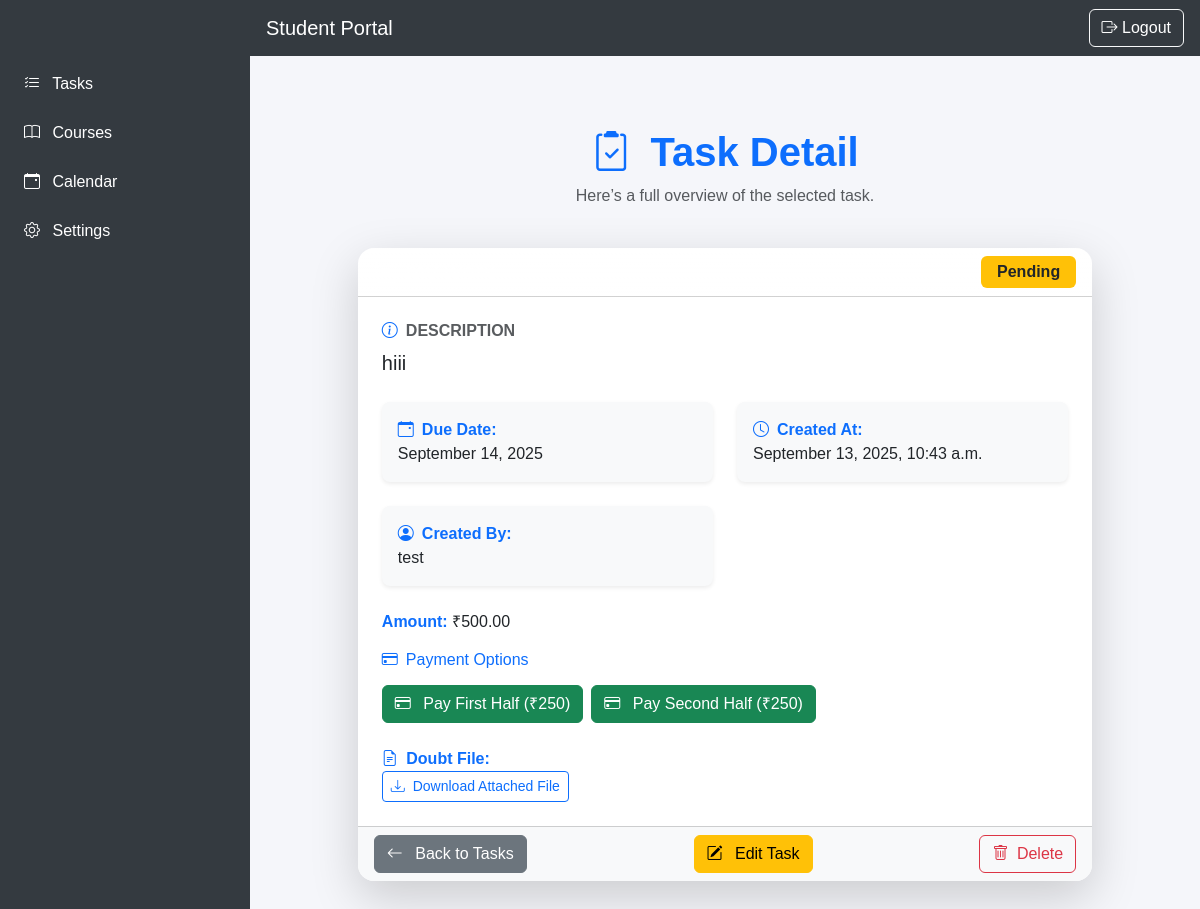
/tasks/20/ (signed in), run on an earlier commit of the app's database.
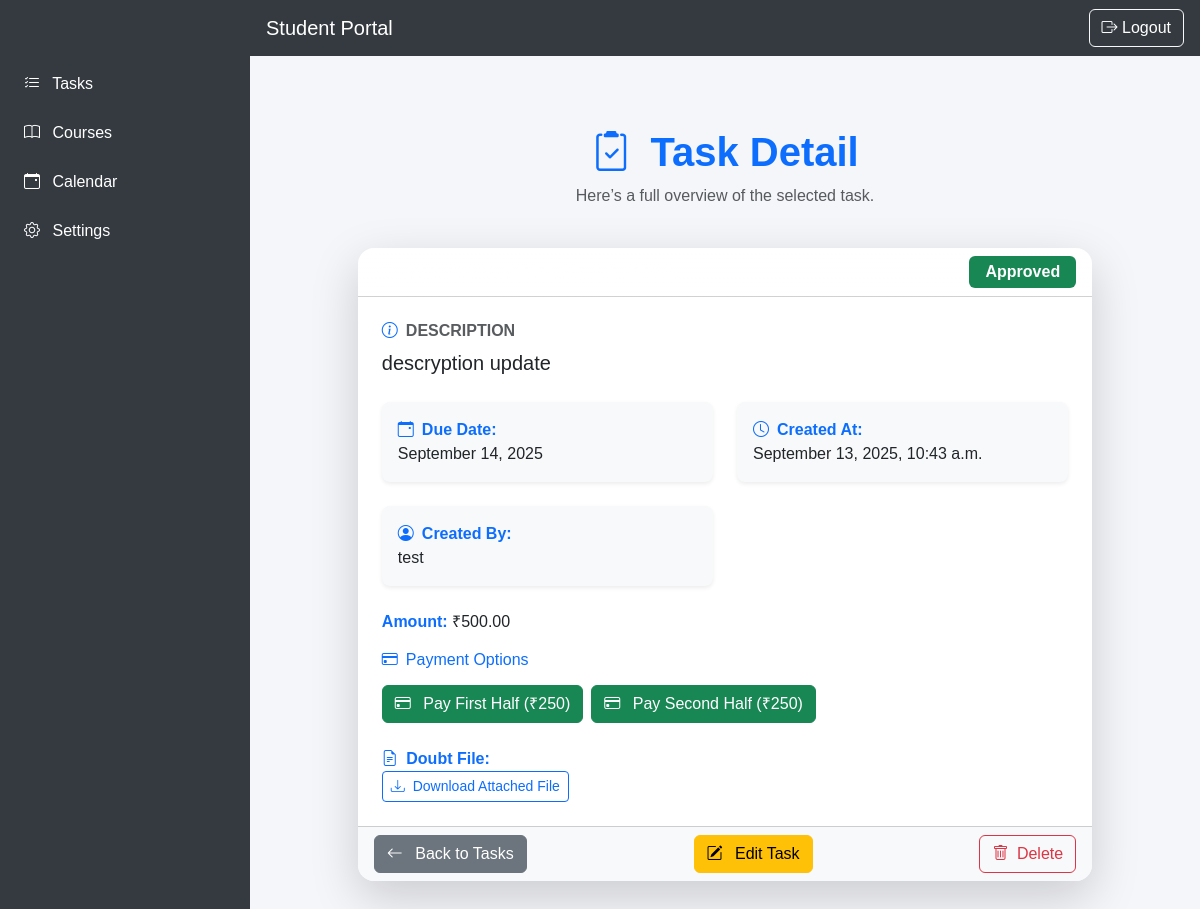
And on a later commit of the database.
### assignments/models.py (models this page shows, shortened)
class Task(models.Model):
    STATUS_CHOICES = (
        ("pending", "Pending"),
        ("approved", "Approved"),
        ("rejected", "Rejected"),
    )
    title = models.CharField(max_length=255)
    description = models.TextField(blank=True, null=True)
    due_date = models.DateField()
    status = models.CharField(
        max_length=20,
        choices=STATUS_CHOICES,
        default="pending"
    )
    amount = models.DecimalField(max_digits=8, decimal_places=2, default=0.00)  # total cos
    is_deleted = models.BooleanField(default=False)
    is_paid = models.BooleanField(default=False)
    assigned_to = models.ForeignKey(
        settings.AUTH_USER_MODEL,
        on_delete=models.SET_NULL,
        related_name="tasks",
        null=True,
        blank=True
    )
    file = models.FileField(
        upload_to=task_file_upload_path,
        storage=protected_storage,
        validators=[validate_file_extension, validate_file_size],
        blank=True,
        null=True
    )
    completed_file = models.FileField(
        upload_to=task_file_upload_path,
        storage=protected_storage,
        validators=[validate_file_extension, validate_file_size],
        blank=True,
        null=True
    )
    created_by = models.ForeignKey(
        settings.AUTH_USER_MODEL,
        on_delete=models.CASCADE,
        related_name="created_tasks"
    )
    created_at = models.DateTimeField(auto_now_add=True)

### accounts/models.py (models this page shows, shortened)
class User(AbstractUser):
    ROLE_CHOICES = (
        ("admin", "Admin"),
        ("student", "Student"),
        ("teacher", "Teacher"),
    )
    role = models.CharField(max_length=20, choices=ROLE_CHOICES, default="student")

### assignments/views.py (the view, shortened to what this page needs)
# urls.py: path('tasks/<int:pk>/',views.TaskDetailView.as_view(), name='task_detail'),
class TaskDetailView(LoginRequiredMixin,DetailView):
    model = Task
    template_name = 'assignments/task_view.html'
    context_object_name = 'task'
    def get_queryset(self):
        user = self.request.user
        if user.role == "admin":
            return Task.objects.filter(is_deleted=False)
        if user.role == "student":
            return Task.objects.filter(
                created_by=user,
                is_deleted=False
            )
        return Task.objects.none()
    def get_context_data(self, **kwargs):
        context = super().get_context_data(**kwargs)
        context['razorpay_key_id'] = settings.RAZORPAY_KEY_ID
        if self.request.user.role == 'student':
            task = self.get_object()
            context['first_half_paid'] = TaskPayment.objects.filter(
                task=task,
                student=self.request.user,
                type='first_half',
                status='completed'
            ).exists()
            context['second_half_paid'] = TaskPayment.objects.filter(
                task=task,
                student=self.request.user,
                type='second_half',
                status='completed'
            ).exists()
        return context

### assignments/templatetags/assignment_filters.py (called while the page is built)
@register.filter
def divide(value, arg):
    try:
        return float(value) / float(arg)
    except (ValueError, ZeroDivisionError):
        return 0

### assignments/templates/assignments/task_view.html (shortened to what the changed rows need)
{% extends 'accounts/base.html' %}
{% load static %}
{% load assignment_filters %}
{% block content %}
<div class="container py-5">
  <div class="row mb-4">
    <div class="col-lg-8 mx-auto text-center">
      <h1 class="fw-bold text-primary mb-2">
        <i class="bi bi-clipboard2-check me-2"></i> Task Detail
      </h1>
    </div>
  </div>
  <div class="row justify-content-center">
    <div class="col-lg-10">
      <div class="card shadow-lg border-0 rounded-4 overflow-hidden">
        <div class="card-header bg-gradient text-white d-flex justify-content-between align-items-center"
             style="background: linear-gradient(90deg, #0d6efd, #0dcaf0);">
          <h4 class="mb-0"><i class="bi bi-journal-text me-2"></i>{{ task.title }}</h4>
          <span class="badge fs-6 px-3 py-2
            {% if task.status == 'pending' %} bg-warning text-dark
            {% elif task.status == 'approved' %} bg-success
            {% elif task.status == 'rejected' %} bg-danger
            {% else %} bg-secondary
            {% endif %}">{{ task.get_status_display }}</span>
        </div>
        <div class="card-body p-4">
          {% if task.description %}
          <div class="mb-4">
            <h6 class="text-uppercase text-muted fw-bold">
              <i class="bi bi-info-circle me-2 text-primary"></i>Description
            </h6>
            <p class="fs-5">{{ task.description|linebreaksbr }}</p>
          </div>
          {% endif %}
          <div class="row g-4">
            <div class="col-md-6">
              <div class="p-3 bg-light rounded-3 shadow-sm h-100">
                <strong class="text-primary"><i class="bi bi-calendar-event me-2"></i>Due Date:</strong><br>
                <span>{{ task.due_date|date:"F j, Y" }}</span>
              </div>
            </div>
            <div class="col-md-6">
              <div class="p-3 bg-light rounded-3 shadow-sm h-100">
                <strong class="text-primary"><i class="bi bi-clock me-2"></i>Created At:</strong><br>
                <span>{{ task.created_at|date:"F j, Y, g:i a" }}</span>
              </div>
            </div>
            <div class="col-md-6">
              <div class="p-3 bg-light rounded-3 shadow-sm h-100">
                <strong class="text-primary"><i class="bi bi-person-circle me-2"></i>Created By:</strong><br>
                <span>{{ task.created_by.username }}</span>
              </div>
            </div>
          </div>
          {% if task.amount %}
          <div class="mt-4">
            <strong class="text-primary">Amount:</strong> ₹{{ task.amount }}
          </div>
          {% endif %}
          {% if request.user.role == 'student' and task.amount and not task.is_paid %}
          <div class="mt-3">
            <h6 class="text-primary mb-3"><i class="bi bi-credit-card me-2"></i>Payment Options</h6>
            <div class="d-flex gap-2 flex-wrap">
              {% if not first_half_paid %}
              <button class="btn btn-success rzp-button" data-phase="first_half">
                <i class="bi bi-credit-card me-2"></i> Pay First Half (₹{{ task.amount|divide:2|floatformat:0 }})
              </button>
              {% else %}
              <span class="btn btn-outline-success disabled">
                <i class="bi bi-check-circle-fill me-2"></i> First Half Paid
              </span>
              {% endif %}
              {% if not second_half_paid %}
              <button class="btn btn-success rzp-button" data-phase="second_half">
                <i class="bi bi-credit-card me-2"></i> Pay Second Half (₹{{ task.amount|divide:2|floatformat:0 }})
              </button>
              {% else %}
              <span class="btn btn-outline-success disabled">
                <i class="bi bi-check-circle-fill me-2"></i> Second Half Paid
              </span>
              {% endif %}
            </div>
          </div>
          {% elif task.is_paid %}
          <div class="mt-3 alert alert-success d-inline-block py-2 px-4">
            <i class="bi bi-check-circle-fill me-1"></i> Full Payment Received
          </div>
          {% endif %}
          <div class="mt-4 d-flex flex-column gap-3">
            {% if task.file %}
            <div>
              <label class="fw-semibold text-primary"><i class="bi bi-file-earmark-text me-1"></i> Doubt File:</label><br>
            </div>
            {% endif %}
          </div>
        </div>
      </div>
    </div>
  </div>
</div>
{% endblock %}

What changed in the data, as far as the page shows it:
changed Task "test": status "Pending" → "Approved"; description "hiii" → "descryption update"
